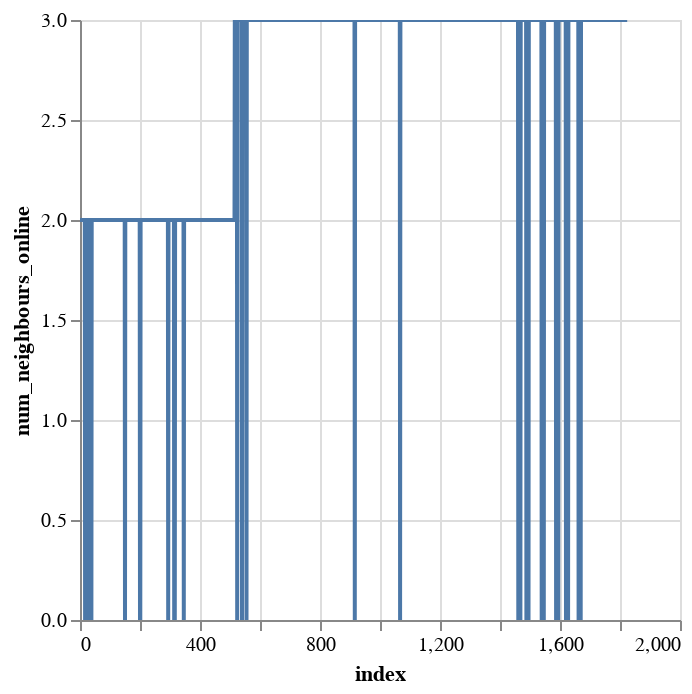

This figure's notebook cell:
### Code cell
all_data_num_neighbours["num_neighbours_online"].plot.line()

### Figure 1 — Vega-Lite specification as saved in the notebook (floating-point values rounded to 4 significant figures; data arrays with more than 128 entries replaced by an {"elided": "..."} marker saying what was removed)
{"config": {"view": {"continuousWidth": 300, "continuousHeight": 300}}, "data": {"name": "data-5d0e864c8762c9347706e797e7c15847"}, "mark": {"type": "line", "tooltip": true}, "encoding": {"x": {"field": "index", "type": "quantitative"}, "y": {"field": "num_neighbours_online", "type": "quantitative"}}, "params": [{"name": "param_1", "select": {"type": "interval", "encodings": ["x", "y"]}, "bind": "scales"}], "$schema": "https://vega.github.io/schema/vega-lite/v5.20.1.json", "datasets": {"data-5d0e864c8762c9347706e797e7c15847": {"elided": "1825 records"}}}
